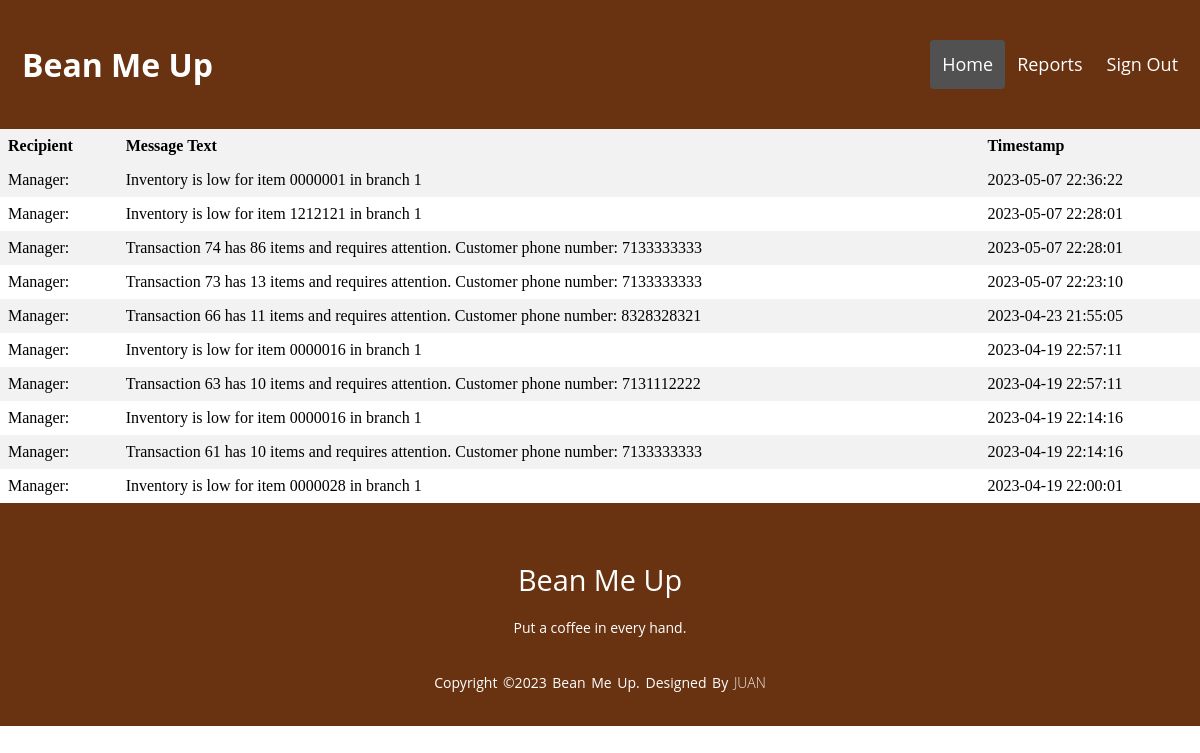
/managerhome.php (signed in), run on the app's committed database.
### tables this page shows
CREATE TABLE `messages` (
  `id` int NOT NULL AUTO_INCREMENT,
  `recipient` varchar(255) NOT NULL,
  `message_text` text NOT NULL,
  `timestamp` timestamp NULL DEFAULT CURRENT_TIMESTAMP,
  `branchno` int DEFAULT NULL,
  PRIMARY KEY (`id`)
);

### managerhome.php (the view, shortened to what this page needs)
<?php
include('includes/managerheader.php');
$servername = "coffee-shop.mysql.database.azure.com";
$username = "group9";
$password = "Databases9!";
$dbname = "pointofsales";
$con = mysqli_init();
mysqli_ssl_set($con, NULL, NULL, '/path/to/mysql-ca.pem', NULL, NULL);
mysqli_real_connect($con, $servername, $username, $password, $dbname, 3306, MYSQLI_CLIENT_SSL, MYSQLI_CLIENT_SSL_DONT_VERIFY_SERVER_CERT);
$managerid = $_SESSION['managerid'];
$sql = "SELECT managesbranch FROM managers WHERE managerid = $managerid";
$result = mysqli_query($con, $sql);
if (mysqli_num_rows($result) > 0) {
  $row = mysqli_fetch_assoc($result);
  $branchnum = $row["managesbranch"];
  $sql = "SELECT * FROM messages WHERE branchno = $branchnum ORDER BY timestamp DESC LIMIT 10";
  $result = mysqli_query($con, $sql);
  if (mysqli_num_rows($result) > 0) {
    echo "<table>";
    echo "<tr><th>Recipient</th><th>Message Text</th><th>Timestamp</th></tr>";
    while($row = mysqli_fetch_assoc($result)) {
      echo "<tr><td>" . $row["recipient"] . "</td><td>" . $row["message_text"] . "</td><td>" . $row["timestamp"] . "</td></tr>";
    }
    echo "</table>";
  } else {
    echo "No messages found for your branch.";
  }
} else {
  echo "Manager not found.";
}
?>
<?php
include('includes/footer.php');
?>

### style.css (style rules this page uses)
body { margin: 0; padding: 0; }

### managerhome.php (style rules this page uses)
table { border-collapse: collapse; width: 100%; }
th, td { text-align: left; padding: 8px; }
th { background-color: #f2f2f2; }
tr:nth-child(even) { background-color: #f2f2f2; }

### data on the page
messages: recipient "Manager:", message_text "Inventory is low for item 0000001 in branch 1", timestamp "2023-05-07 22:36:22"
messages: recipient "Manager:", message_text "Inventory is low for item 1212121 in branch 1", timestamp "2023-05-07 22:28:01"
messages: recipient "Manager:", message_text "Transaction 74 has 86 items and requires attention. Customer phone number: 7133333333", timestamp "2023-05-07 22:28:01"
messages: recipient "Manager:", message_text "Transaction 73 has 13 items and requires attention. Customer phone number: 7133333333", timestamp "2023-05-07 22:23:10"
messages: recipient "Manager:", message_text "Transaction 66 has 11 items and requires attention. Customer phone number: 8328328321", timestamp "2023-04-23 21:55:05"
messages: recipient "Manager:", message_text "Inventory is low for item 0000016 in branch 1", timestamp "2023-04-19 22:57:11"
messages: recipient "Manager:", message_text "Transaction 63 has 10 items and requires attention. Customer phone number: 7131112222", timestamp "2023-04-19 22:57:11"
messages: recipient "Manager:", message_text "Inventory is low for item 0000016 in branch 1", timestamp "2023-04-19 22:14:16"
messages: recipient "Manager:", message_text "Transaction 61 has 10 items and requires attention. Customer phone number: 7133333333", timestamp "2023-04-19 22:14:16"
messages: recipient "Manager:", message_text "Inventory is low for item 0000028 in branch 1", timestamp "2023-04-19 22:00:01"
